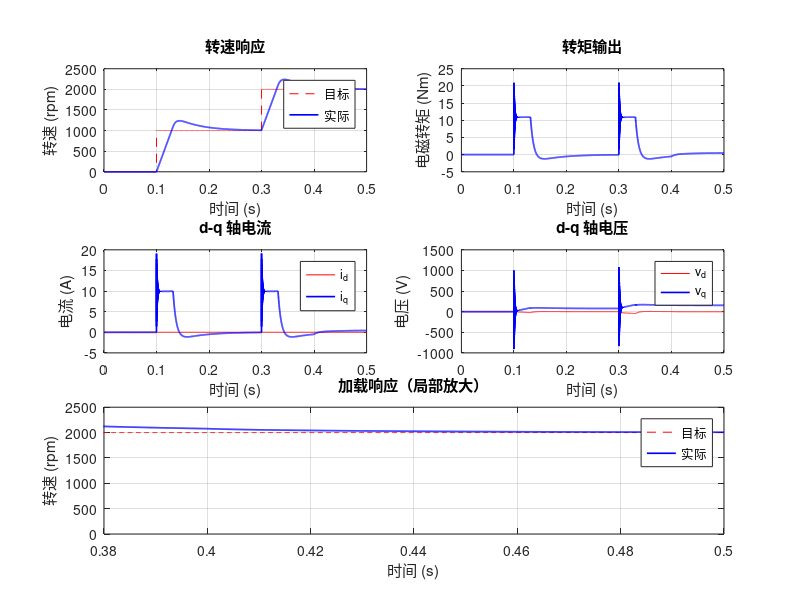

The MATLAB script that drew this image:
%% PMSM 永磁同步电机 FOC 控制仿真
% MATLAB R2016b 兼容
% 演示：矢量控制（FOC）基本算法
% 电流环 PI 调节 + SVPWM

clear; clc; close all;

%% 电机参数
pmsm.Rs  = 0.958;      % 定子电阻 [Ohm]
pmsm.Ld  = 0.00525;    % d轴电感 [H]
pmsm.Lq  = 0.00525;    % q轴电感 [H]
pmsm.psi = 0.1827;     % 永磁磁链 [Wb]
pmsm.P   = 4;          % 极对数
pmsm.J   = 0.003;      % 转动惯量 [kg.m^2]
pmsm.B   = 0.0001;     % 阻尼系数

%% 控制参数
Ts = 1e-4;             % 仿真步长 [s] (10kHz)
T  = 0.5;              % 总时长 [s]
t  = 0:Ts:T;
n  = length(t);

% PI 参数 (电流环)
Kp_i = 100;
Ki_i = 2000;

% PI 参数 (速度环)
Kp_s = 0.5;
Ki_s = 10;

%% 参考输入
w_ref = zeros(1, n);
TL    = zeros(1, n);   % 负载转矩

for i = 1:n
    if t(i) < 0.1
        w_ref(i) = 0;
    elseif t(i) < 0.3
        w_ref(i) = 1000;   % 目标转速 [rpm]
    else
        w_ref(i) = 2000;   % 升速
    end

    if t(i) > 0.4
        TL(i) = 0.5;       % 0.4s 后加载
    end
end

%% 初始化状态
id = 0; iq = 0; wm = 0; theta = 0;
id_ref = 0;             % id=0 控制

% 积分累积
ei_sum_d = 0;
ei_sum_q = 0;
ew_sum   = 0;

% 存储
id_log = zeros(1, n);
iq_log = zeros(1, n);
wm_log = zeros(1, n);
vd_log = zeros(1, n);
vq_log = zeros(1, n);
Te_log = zeros(1, n);

%% 主仿真循环
for k = 1:n
    % 速度环 PI
    ew = (w_ref(k) - wm * 30/pi) * (pi/30);  % rpm -> rad/s
    ew_sum = ew_sum + ew * Ts;
    iq_ref = Kp_s * ew + Ki_s * ew_sum;
    iq_ref = max(min(iq_ref, 10), -10);       % 限幅

    % 电流环 PI (d轴)
    ed = id_ref - id;
    ei_sum_d = ei_sum_d + ed * Ts;
    vd = Kp_i * ed + Ki_i * ei_sum_d;

    % 电流环 PI (q轴)
    eq = iq_ref - iq;
    ei_sum_q = ei_sum_q + eq * Ts;
    vq = Kp_i * eq + Ki_i * ei_sum_q;

    % 解耦补偿
    vd = vd - pmsm.Lq * pmsm.P * wm * iq;
    vq = vq + pmsm.psi * pmsm.P * wm + pmsm.Ld * pmsm.P * wm * id;

    % 电机模型（前向欧拉）
    did_dt = (vd - pmsm.Rs * id + pmsm.Lq * pmsm.P * wm * iq) / pmsm.Ld;
    diq_dt = (vq - pmsm.Rs * iq - pmsm.psi * pmsm.P * wm - pmsm.Ld * pmsm.P * wm * id) / pmsm.Lq;

    id = id + did_dt * Ts;
    iq = iq + diq_dt * Ts;

    % 电磁转矩
    Te = 1.5 * pmsm.P * (pmsm.psi * iq + (pmsm.Ld - pmsm.Lq) * id * iq);

    % 机械方程
    dwm_dt = (Te - pmsm.B * wm - TL(k)) / pmsm.J;
    wm = wm + dwm_dt * Ts;
    theta = theta + wm * Ts;

    % 记录
    id_log(k) = id;
    iq_log(k) = iq;
    wm_log(k) = wm * 30 / pi;   % rad/s -> rpm
    vd_log(k) = vd;
    vq_log(k) = vq;
    Te_log(k) = Te;
end

%% 绘图
figure('Position', [100 100 900 700]);

subplot(3,2,1);
plot(t, w_ref, 'r--', t, wm_log, 'b-', 'LineWidth', 1.2);
xlabel('时间 (s)'); ylabel('转速 (rpm)');
legend('目标', '实际'); grid on; title('转速响应');

subplot(3,2,2);
plot(t, Te_log, 'b-', 'LineWidth', 1.2);
xlabel('时间 (s)'); ylabel('电磁转矩 (Nm)');
grid on; title('转矩输出');

subplot(3,2,3);
plot(t, id_log, 'r-', t, iq_log, 'b-', 'LineWidth', 1.2);
xlabel('时间 (s)'); ylabel('电流 (A)');
legend('i_d', 'i_q'); grid on; title('d-q 轴电流');

subplot(3,2,4);
plot(t, vd_log, 'r-', t, vq_log, 'b-', 'LineWidth', 1.2);
xlabel('时间 (s)'); ylabel('电压 (V)');
legend('v_d', 'v_q'); grid on; title('d-q 轴电压');

subplot(3,2,5:6);
plot(t, w_ref, 'r--', t, wm_log, 'b-', 'LineWidth', 1.2);
xlim([0.38 0.5]);
xlabel('时间 (s)'); ylabel('转速 (rpm)');
legend('目标', '实际'); grid on; title('加载响应（局部放大）');

%% 性能指标
fprintf('===== 电机控制仿真结果 =====\n');
fprintf('稳态转速误差: %.2f rpm\n', abs(wm_log(end) - w_ref(end)));
fprintf('峰值转矩: %.3f Nm\n', max(Te_log));
fprintf('q轴稳态电流: %.3f A\n', iq_log(end));
